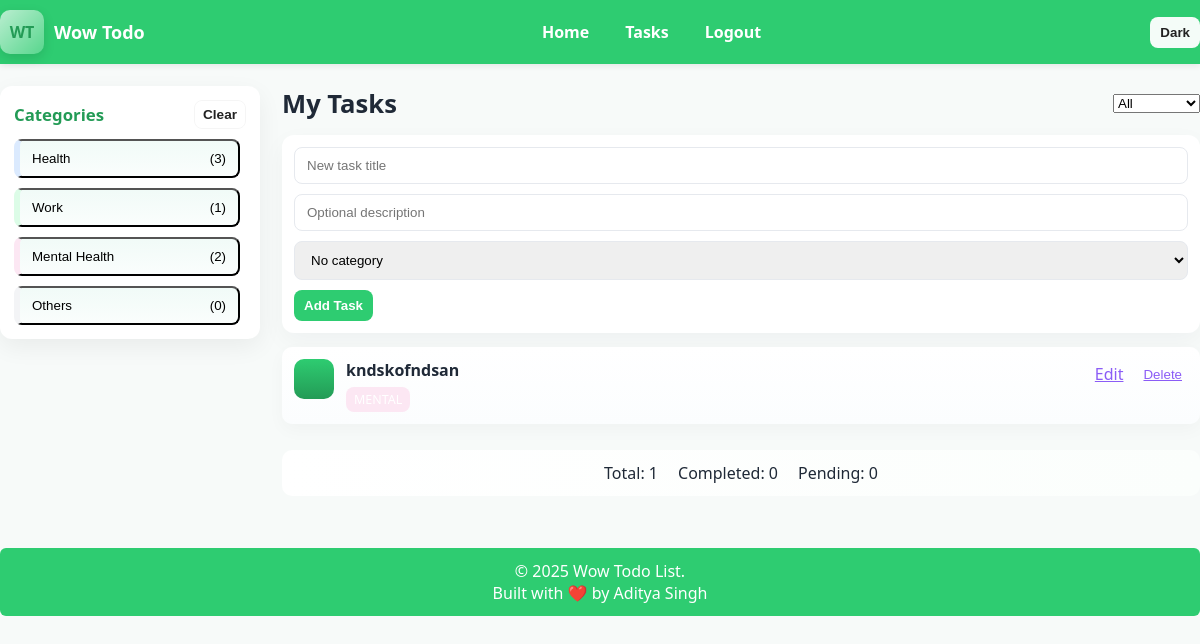
The page /tasks/ (signed in) on the database its author committed.
### app/models.py (models this page shows, shortened)
class Category(db.Model):
    id = db.Column(db.Integer, primary_key=True)
    name = db.Column(db.String(120), nullable=False)
    color = db.Column(db.String(20), nullable=True)   # background color for card
    tag = db.Column(db.String(40), nullable=True)     # short tag displayed on tasks
    tasks = db.relationship("Task", backref="category", lazy=True)
    def count(self):
        return len(self.tasks)

class Task(db.Model):
    id = db.Column(db.Integer, primary_key=True)
    title = db.Column(db.String(200), nullable=False)
    description = db.Column(db.Text, nullable=True)
    done = db.Column(db.Boolean, default=False)
    created_at = db.Column(db.DateTime, default=datetime.utcnow)
    user_id = db.Column(db.Integer, db.ForeignKey("user.id"), nullable=False)
    category_id = db.Column(db.Integer, db.ForeignKey("category.id"), nullable=True)

### app/routes/tasks.py (the view)
@tasks_bp.route("/", methods=["GET"])
@login_required
def view_tasks():
    cats = Category.query.all()
    tasks = Task.query.filter_by(owner=current_user).order_by(Task.created_at.desc()).all()
    today_str = datetime.utcnow().strftime("%d %b")
    return render_template("tasks.html", categories=cats, tasks=tasks, today=today_str)

### app/models.py (called while the page is built)
@login_manager.user_loader
def load_user(user_id):
    return User.query.get(int(user_id))

### templates/tasks.html (shortened to what this page needs)
{% extends "base.html" %}
{% block content %}
<div class="dashboard">
  <aside class="sidebar" id="sidebar">
    <div class="sidebar-head">
      <h3>Categories</h3>
      <button id="clearFilter" class="btn small">Clear</button>
    </div>
    <div class="category-list-wrap" id="categoryListWrap">
      <ul class="category-list">
        {% for c in categories %}
          <li class="category-item" data-cat-id="{{ c.id }}" style="--cat-color: {{ c.color or 'unset' }};">
            <button class="cat-btn" aria-pressed="false">
              <span class="cat-name">{{ c.name }}</span>
              <span class="cat-count">({{ c.count() }})</span>
            </button>
          </li>
        {% endfor %}
      </ul>
    </div>
  </aside>
  <section class="panel">
    <div class="panel-header">
      <h2>My Tasks</h2>
      <div class="panel-controls">
        <select id="filterSelect" class="filter-select" aria-label="Filter tasks">
          <option value="all">All</option>
        </select>
      </div>
    </div>
    <div class="card add-card">
      <form method="POST" action="{{ url_for('tasks.add_task') }}" class="add-form">
        <input name="title" placeholder="New task title" required>
        <input name="description" placeholder="Optional description">
        <select name="category_id" aria-label="Category select">
          <option value="">No category</option>
        </select>
        <div class="add-actions">
          <button class="btn primary" type="submit">Add Task</button>
        </div>
      </form>
    </div>
    <ul id="taskList" class="task-list">
      {% if tasks %}
        {% for t in tasks %}
          <li class="task-item {% if t.done %}done{% endif %}" data-cat-id="{{ t.category.id if t.category else '' }}">
            <form method="POST" action="{{ url_for('tasks.toggle_task', task_id=t.id) }}" class="inline toggle-form">
              <button class="check" aria-label="Toggle done">{{ '✓' if t.done else '' }}</button>
            </form>
            <div class="task-body">
              <div class="task-title">{{ t.title }}</div>
              {% if t.category %}
                <span class="task-tag" data-cat="{{ t.category.id }}" style="background: {{ t.category.color or '' }};">
                </span>
              {% endif %}
            </div>
            <div class="task-actions">
              <a class="btn-link" href="{{ url_for('tasks.edit_task', task_id=t.id) }}">Edit</a>
              <form method="POST" action="{{ url_for('tasks.delete_task', task_id=t.id) }}" onsubmit="return confirm('Delete this task?');">
                <button class="btn-link" type="submit">Delete</button>
              </form>
            </div>
          </li>
        {% endfor %}
      {% else %}
        <li class="empty-state">
          <img src="/mnt/data/711a35e6-34d1-48ef-a641-c27b5144a1f7.png" alt="No tasks yet">
          <p>No tasks yet — add one using the form above!</p>
        </li>
      {% endif %}
    </ul>
    <div class="stats-bar">
      <div>Total: {{ tasks|length }}</div>
      <div>Completed: {{ tasks|selectattr('done')|select|list|length }}</div>
      <div>Pending: {{ tasks|selectattr('done')|reject|list|length }}</div>
    </div>
  </section>
</div>
{% endblock %}

### static/css/style.css (style rules this page uses)
* { box-sizing: border-box; margin: 0; padding: 0; }
:root { --green: #2ecc71; --green-dark: #239b56; --muted: #6b7280; --bg: #f7faf9; --card: #ffffff; --text: #1f2937; --accent: #8b5cf6; }
body { font-family: "Segoe UI", Tahoma, Geneva, Verdana, sans-serif; background:var(--bg); color:var(--text); }
.btn { border:none; cursor:pointer; padding:8px 10px; border-radius:8px; background:rgba(255,255,255,0.95); color:#222; font-weight:600; }
.dashboard { display:flex; gap:22px; align-items:flex-start; }
.sidebar { width:260px; background:var(--card); border-radius:12px; padding:14px; box-shadow:0 8px 24px rgba(0,0,0,0.06); }
.sidebar-head { display:flex; justify-content:space-between; align-items:center; margin-bottom:10px; }
.sidebar h3 { color:var(--green-dark); margin:0; font-size:1.05rem; }
.small { font-size:0.85rem; padding:6px 8px; border-radius:8px; background:transparent; border:1px solid rgba(0,0,0,0.04); }
.category-list-wrap { max-height:calc(100vh - 220px); overflow:auto; padding-right:6px; }
.category-list { list-style:none; display:flex; flex-direction:column; gap:10px; margin:0; padding:0; }
.cat-btn { width:100%; display:flex; justify-content:space-between; align-items:center; gap:8px; padding:10px 12px; border-radius:8px; background:linear-gradient(180deg, rgba(16,185,129,0.06), rgba(16,185,129,0.02)); cursor:pointer; border-left:6px solid var(--green); }
.panel { flex:1; display:flex; flex-direction:column; gap:14px; }
.panel-header { display:flex; justify-content:space-between; align-items:center; }
.panel-header h2 { margin:0; font-size:1.6rem; }
.panel-controls { display:flex; gap:8px; align-items:center; }
.card { background:var(--card); border-radius:12px; padding:12px; box-shadow:0 8px 24px rgba(17,24,39,0.04); }
.add-card input, .add-card select { width:100%; padding:10px 12px; margin-bottom:10px; border-radius:8px; border:1px solid #e6e9ee; }
.btn.primary { background:var(--green); color:white; }
.task-list { list-style:none; display:flex; flex-direction:column; gap:12px; padding:0; margin:0; }
.task-item { display:flex; gap:12px; align-items:flex-start; padding:12px; background:linear-gradient(180deg,#fff,#fbfdfe); border-radius:10px; box-shadow:0 6px 18px rgba(17,24,39,0.03); transition:transform .12s ease; }
.check { width:40px; height:40px; border-radius:10px; border:none; background:linear-gradient(180deg,var(--green),var(--green-dark)); color:white; font-weight:700; cursor:pointer; }
.task-body { flex:1; }
.task-title { font-weight:700; margin-bottom:6px; }
.task-tag { display:inline-block; padding:4px 8px; border-radius:8px; color:#fff; font-size:0.78rem; }
.task-tag.contrast-light { color:#fff; }
.task-actions { display:flex; gap:8px; align-items:center; }
.btn-link { background:none; color:var(--accent); border:none; cursor:pointer; text-decoration:underline; padding:4px 6px; }
.stats-bar { display:flex; gap:20px; justify-content:center; padding:12px; margin-top:12px; background:linear-gradient(90deg,#ffffff,#fbfefc); border-radius:10px; }

### rows shown on the page
Category: name "Health", count "3"
Category: name "Work", count "1"
Category: name "Mental Health", count "2"
Category: name "Others", count "0"
Task: title "kndskofndsan"

### other values the page prints
{{ tasks|length }} "1"
{{ tasks|selectattr('done')|select|list|length }} "0"
{{ tasks|selectattr('done')|reject|list|length }} "0"
